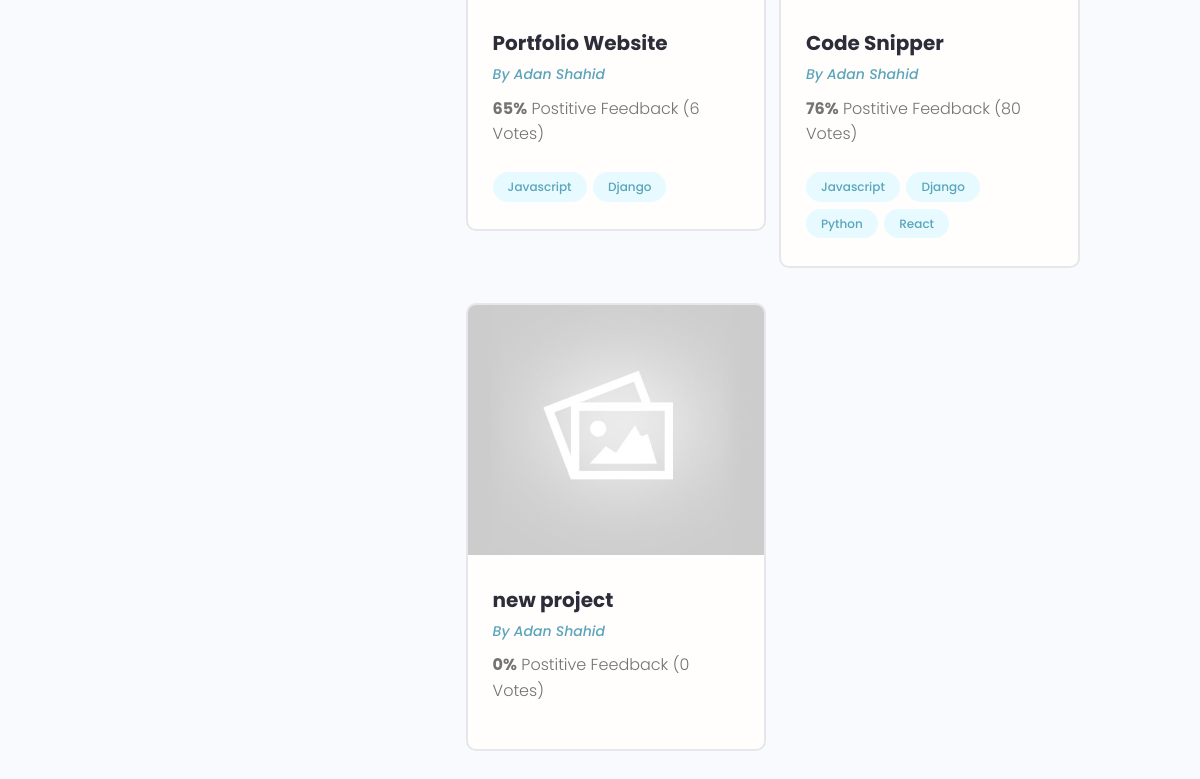
/profile/e6d8a048-4f19-4c41-a2e4-9e651499a29b/ (lower part), run on an earlier commit of the app's database.
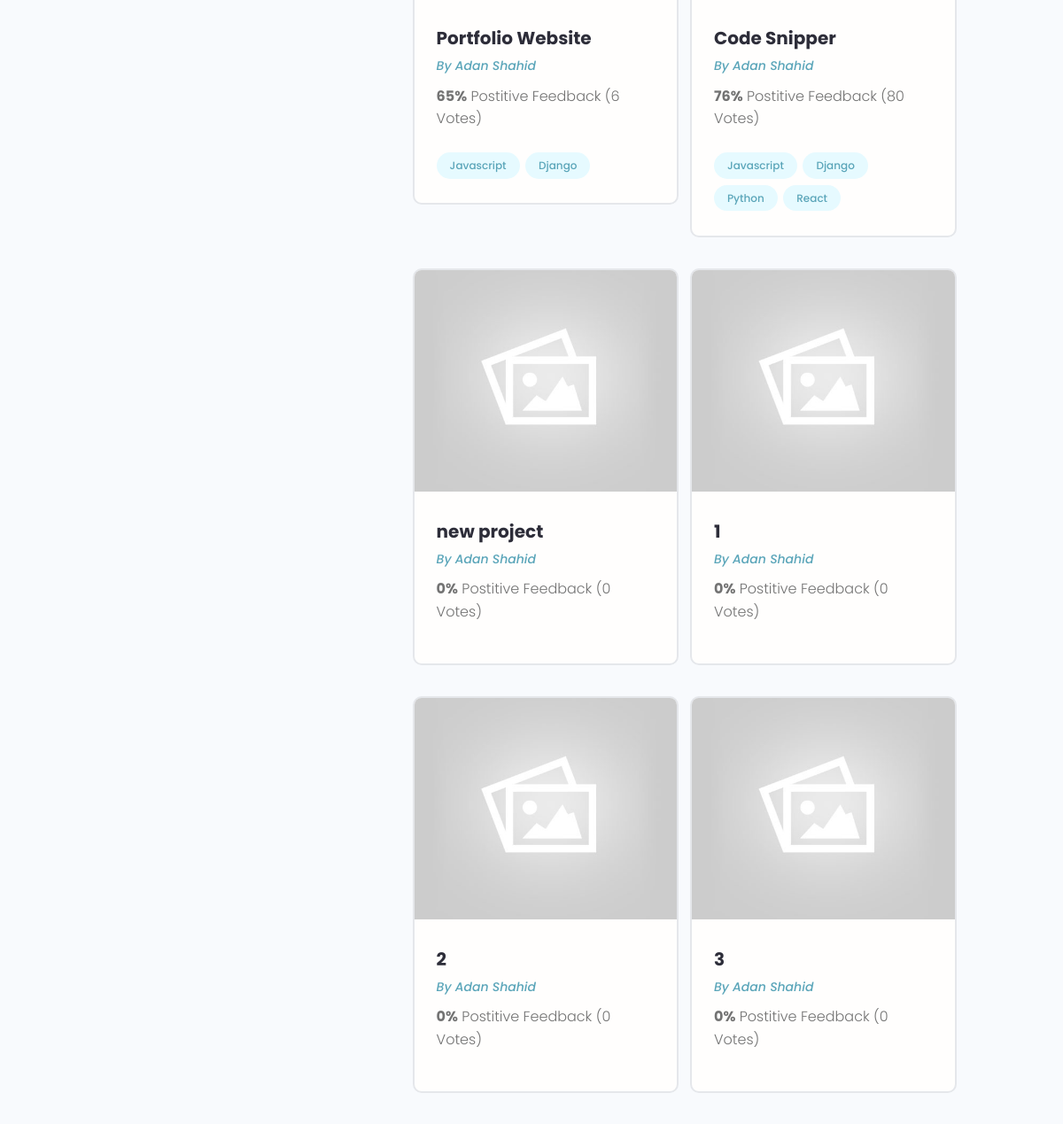
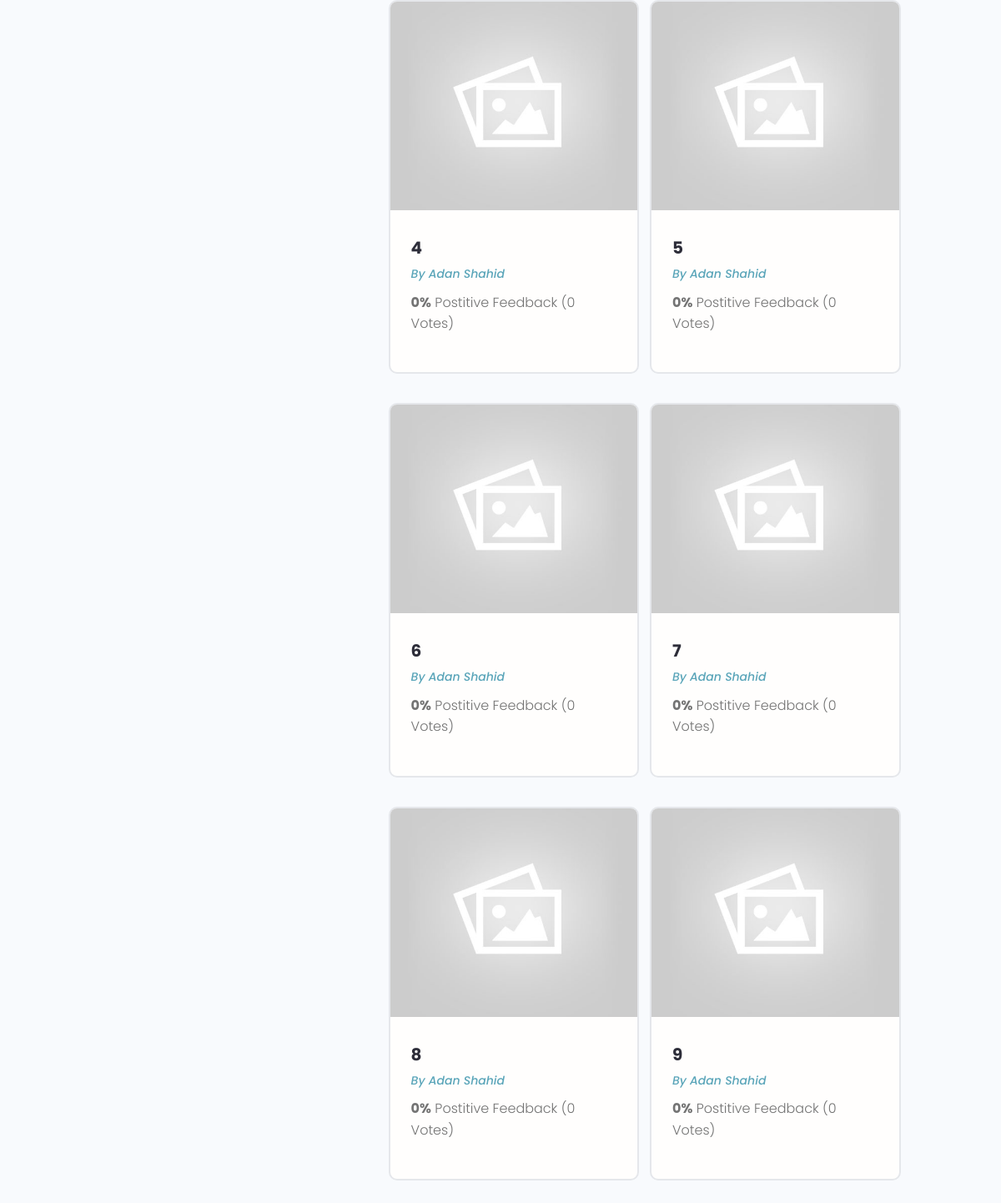
And on a later commit of the database (2 pictures, top to bottom).
### myapp/models.py (models this page shows, shortened)
class Project(models.Model):
    owner = models.ForeignKey(Profile,null = True, blank=True,
                               on_delete=models.SET_NULL )
    title = models.CharField(max_length=200)
    description = models.TextField(null = True, blank=True)
    featured_image = models.ImageField(null=True, blank= True, default='default.jpg')
    demo_link = models.CharField(max_length=2000, null=True, blank= True)
    source_link = models.CharField(max_length=2000, null=True, blank= True)
    tags = models.ManyToManyField('Tag',blank=True)
    vote_total = models.IntegerField(default=0, null=True, blank=True)
    vote_ratio = models.IntegerField(default=0, null=True, blank=True)
    created = models.DateTimeField(auto_now_add=True)
    id = models.UUIDField(default=uuid.uuid4, unique=True, primary_key=True, editable=False)
    class Meta:
        ordering = ['created']

class Tag(models.Model):
    name = models.CharField(max_length=200)
    created = models.DateTimeField(auto_now_add=True)
    id = models.UUIDField(default=uuid.uuid4, unique=True, primary_key=True, editable=False)
    def __str__(self):
        return self.name

### users/models.py (models this page shows, shortened)
class Profile(models.Model):
    user = models.OneToOneField(User, on_delete=models.CASCADE, null=True, blank=True)
    username = models.CharField(max_length=200, blank=True, null=True)
    location = models.CharField(max_length=200, blank=True, null=True)
    name = models.CharField(max_length=200, blank=True, null=True)
    email = models.EmailField(max_length=500, blank=True, null=True,)
    short_intro = models.CharField(max_length=200, blank=True, null=True)
    bio = models.TextField(blank=True, null=True)
    profile_image = models.ImageField(null=True, blank=True, upload_to='profiles/', default= "profiles/user-default.png")
    social_github = models.CharField(max_length=200, blank=True, null=True)
    social_twitter = models.CharField(max_length=200, blank=True, null=True)
    social_youtube = models.CharField(max_length=200, blank=True, null=True)
    social_linkedin = models.CharField(max_length=200, blank=True, null=True)
    social_website = models.CharField(max_length=200, blank=True, null=True)
    created = models.DateTimeField(auto_now_add=True)
    id = models.UUIDField(default=uuid.uuid4, unique=True, primary_key=True, editable=False)

### users/views.py (the view)
# urls.py: path('profile/<str:pk>/', views.userProfile, name="user-profile"),
def userProfile(request, pk):
    profile = Profile.objects.get(id = pk)
    topSkills = profile.skill_set.exclude(description__exact="")
    otherSkills = profile.skill_set.filter(description="")
    context = {'profile':profile, 'topSkills':topSkills, 'otherSkills':otherSkills}
    return render(request, 'users/user-profile.html', context)
    profile = request.user.profile
    skills = profile.skill.set.all()
    projects = profile.project.set.all()
    context = {'profile':profile, 'skills':skills, 'projects':projects}

### users/templates/users/user-profile.html (shortened to what this page needs)
{% extends 'main.html' %}
{% block content1 %}
 <main class="profile my-md">
    <div class="container">
      <div class="layout">
        <div class="column column--1of3">
        </div>
        <div class="column column--2of3">
          <div class="devInfo">
            <div class="grid grid--two">
              {% for project in profile.project_set.all  %}
              <div class="column">
                <div class="card project">
                  <a href="{% url 'project' project.id  %}" class="project">
                    <img class="project__thumbnail" src="{{project.featured_image.url}}" alt="project thumbnail" />
                    <div class="card__body">
                      <h3 class="project__title">{{project.title}}</h3>
                      <p><a class="project__author" href="profile.html">By {{project.owner.name}}</a></p>
                      <p class="project--rating">
                        <span style="font-weight: bold;">{{project.vote_ratio}}%</span> Postitive
                        Feedback ({{project.vote_total}} Vote{{project.vote_total|pluralize:"s"}})
                      </p>
                      <div class="project__tags">
                        {% for tags in project.tags.all %}
                        <span class="tag tag--pill tag--main">
                          <small>{{tags}}</small>
                        </span>
                        {% endfor %}
                      </div>
                    </div>
                  </a>
                </div>
              </div>
              {% endfor %}
            </div>
          </div>
        </div>
      </div>
    </div>
  </main>
{% endblock content1 %}

### templates/main.html (shortened to what this page needs)
{% load static %}
<!DOCTYPE html>
<html lang="en">
<head>
    <link rel="stylesheet" href="https://cdn.iconmonstr.com/1.3.0/css/iconmonstr-iconic-font.min.css" />
    <link rel="stylesheet" href="{% static 'uikit/styles/uikit.css' %}" />
    <link rel="stylesheet" href="{% static 'styles/app.css' %}" />
</head>
<body>
    {% block content1 %}{% endblock content1 %}
</body>
</html>

### templates/navbar.html (shortened to what this page needs)
{% load static %}

### static/styles/app.css (style rules this page uses)
:root { --color-sub: #2d2d39; }
.card { border: 2px solid var(--color-light); }
img { width: 100%; }
.devInfo { margin-bottom: 3rem; }
.project__author { font-size: 1.4rem; font-style: italic; }
.project--rating { margin-bottom: 1.6em; margin-top: .5em; }
.project__thumbnail { height: 25rem; object-fit: cover; object-position: top center; }
.project__title { font-size: 2rem; font-weight: 700; color: var(--color-sub); }

### static/uikit/styles/modules/_variables.css (style rules this page uses)
:root { --color-main: #5aa5b9; --color-main-light: #e6faff; --color-sub: #3f4156; --color-sub-light: #51546e; --color-sub-lighter: #ededfd; --color-text: #737373; --color-gray: #8b8b8b; --color-light: #e5e7eb; --color-light-gray: #767676; --color-bg: #f8fafd; --color-white: #fffefd; --color-white-light: #f3f3f3; --color-success: #359e64; --color-success-bg: #def8e8; --color-error: #fc4b0b; --color-error-bg: #fff2ee; --font-base: 'Poppins', arial, helvetica, 'Segoe UI', roboto, ubuntu, sans-serif; --font-monospace: 'Fira Code', 'Courier New', courier, monospace; --font-regular: 300; --font-medium: 500; --font-bold: 700; --generic-shadow: 1px 1px 5px #00000010; --generic-transition: all 0.3s ease-in-out; }

### static/uikit/styles/modules/_base.css (style rules this page uses)
* { margin: 0; padding: 0; box-sizing: border-box; text-rendering: optimizeLegibility; color: inherit; font-size: inherit; }
html { font-size: 50%; }
@media only screen and (min-width: 480px) { html { font-size: 56.25%; } }
@media only screen and (min-width: 1200px) { html { font-size: 62.5%; } }
body { line-height: 1.6; font-weight: 400; font-size: 1.5rem; color: var(--color-text); background-color: var(--color-bg); min-height: 100vh; }

### static/uikit/styles/modules/_typography.css (style rules this page uses)
* { font-family: var(--font-base); }
h3 { font-size: 3.2rem; font-weight: var(--font-medium); }
p, span, strong { font-size: 1.6rem; color: var(--color-text); font-weight: var(--font-regular); }
a { padding-bottom: 2px; text-decoration: none; display: inline-block; color: var(--color-main); font-weight: var(--font-medium); }

### static/uikit/styles/modules/_utilities.css (style rules this page uses)
.container { width: 92%; max-width: 165rem; margin: 0 auto; box-sizing: border-box; }
@media screen and (min-width: 1000px) { .container { width: 90%; } }
@media screen and (min-width: 1200px) { .container { width: 80%; } }
.my-md { margin: 3rem auto; }

### static/uikit/styles/modules/_card.css (style rules this page uses)
.card { border-radius: 1rem; background-color: var(--color-white); border: 1.5px solid var(--color-light); width: auto; height: auto; margin-top: 0.5rem; margin-bottom: 0.5rem; overflow: hidden; }
.card__body, .card__header { padding: 2rem 2.5rem; }

### static/uikit/styles/modules/_tag.css (style rules this page uses)
.tag { display: inline-flex; align-items: center; background-color: var(--color-sub); height: -webkit-fit-content; height: -moz-fit-content; height: fit-content; width: -webkit-fit-content; width: -moz-fit-content; width: fit-content; border-radius: 0.5rem; padding: 0.5rem 1.5rem; font-size: 1.2rem; cursor: pointer; }
.tag:not(:last-child) { margin-right: 0.25rem; margin-bottom: 0.75rem; }
.tag > small { color: var(--color-white); }
.tag--pill { border-radius: 5rem; }
.tag--main, .tag--main > small { background: var(--color-main-light); color: var(--color-main); font-weight: 500; }

### static/uikit/styles/modules/_grid.css (style rules this page uses)
.grid { display: flex; flex-wrap: wrap; justify-content: flex-start; align-items: stretch; }
.grid > .column { min-width: 28rem; margin-bottom: 2.5rem; }
.grid--two > .column { flex-basis: 100%; }
@media screen and (min-width: 800px) { .grid--two { margin-right: -2%; } }
@media screen and (min-width: 800px) { .grid--two > .column { margin-right: 2%; } }
@media screen and (min-width: 800px) { .grid--two > .column { flex-basis: 48%; } }

### static/uikit/styles/modules/_layout.css (style rules this page uses)
.layout { display: flex; flex-flow: row wrap; justify-content: space-between; }
.layout > .column { margin-bottom: 3rem; }
.layout > .column.column--1of3 { flex-basis: 30%; }
.layout > .column.column--2of3 { flex-basis: 64%; }

What changed in the data, as far as the page shows it:
added Project: featured_image (placeholder picture), title "1", owner.name "Adan Shahid", vote_ratio "0", vote_total "0"
added Project: featured_image (placeholder picture), title "2", owner.name "Adan Shahid", vote_ratio "0", vote_total "0"
added Project: featured_image (placeholder picture), title "3", owner.name "Adan Shahid", vote_ratio "0", vote_total "0"
added Project: featured_image (placeholder picture), title "4", owner.name "Adan Shahid", vote_ratio "0", vote_total "0"
added Project: featured_image (placeholder picture), title "5", owner.name "Adan Shahid", vote_ratio "0", vote_total "0"
added Project: featured_image (placeholder picture), title "6", owner.name "Adan Shahid", vote_ratio "0", vote_total "0"
added Project: featured_image (placeholder picture), title "7", owner.name "Adan Shahid", vote_ratio "0", vote_total "0"
added Project: featured_image (placeholder picture), title "8", owner.name "Adan Shahid", vote_ratio "0", vote_total "0"
added Project: featured_image (placeholder picture), title "9", owner.name "Adan Shahid", vote_ratio "0", vote_total "0"
